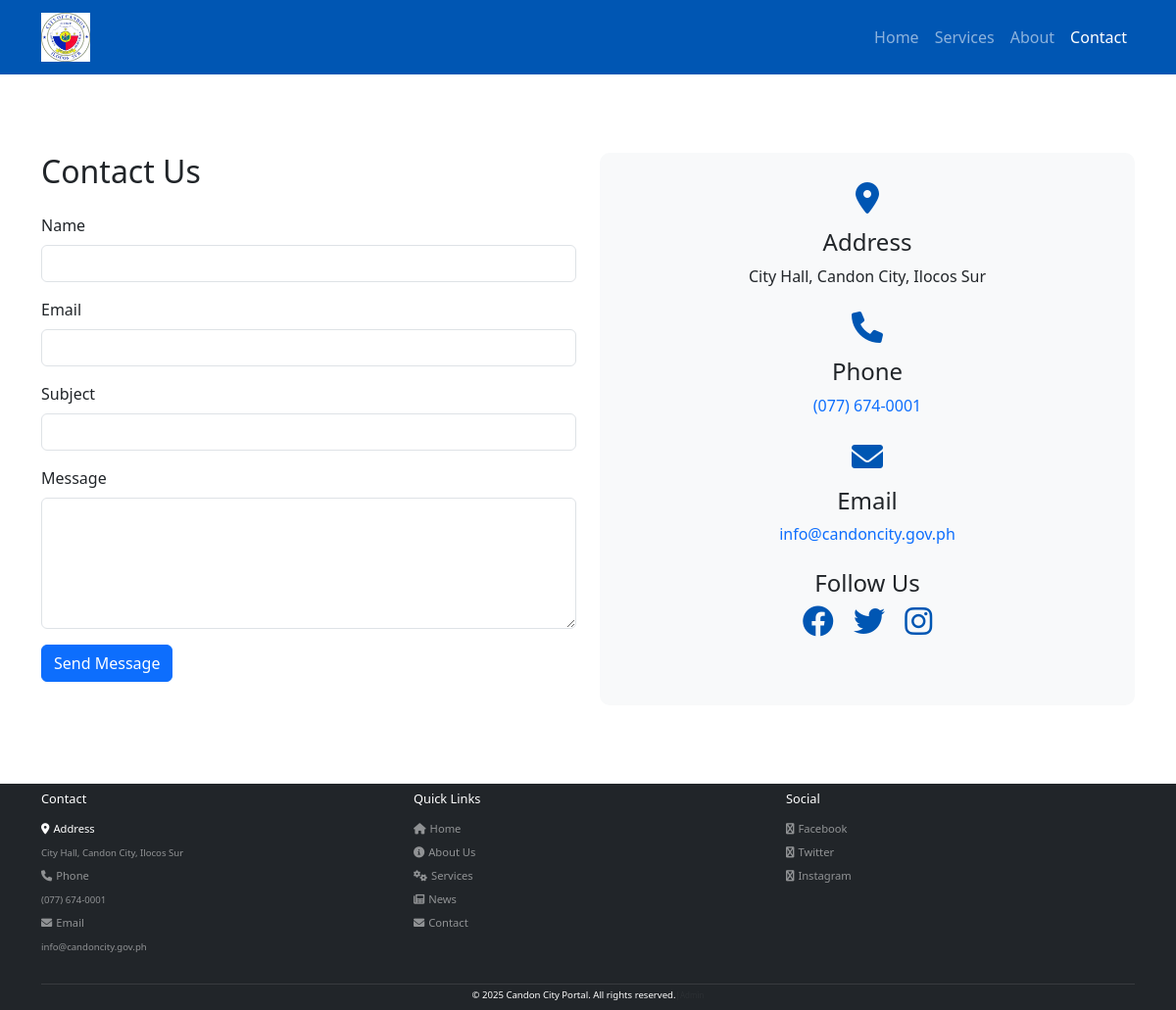
The page /contact.php on the database its author committed.
### tables this page shows
CREATE TABLE IF NOT EXISTS footer (
    id INT AUTO_INCREMENT PRIMARY KEY,
    section VARCHAR(50) NOT NULL,
    title VARCHAR(100) NOT NULL,
    content TEXT,
    link VARCHAR(255),
    icon VARCHAR(50),
    display_order INT DEFAULT 0,
    created_at TIMESTAMP DEFAULT CURRENT_TIMESTAMP,
    updated_at TIMESTAMP DEFAULT CURRENT_TIMESTAMP ON UPDATE CURRENT_TIMESTAMP
);

### contact.php (the view, shortened to what this page needs)
<?php
require_once 'config/database.php';
$name = '';
$email = '';
$subject = '';
$message = '';
?>
<!DOCTYPE html>
<html lang="en">
<head>
    <link href="https://cdn.jsdelivr.net/npm/bootstrap@5.3.0/dist/css/bootstrap.min.css" rel="stylesheet">
    <link rel="stylesheet" href="https://cdnjs.cloudflare.com/ajax/libs/font-awesome/6.0.0/css/all.min.css">
</head>
<body>
    <nav class="navbar navbar-expand-lg navbar-dark">
        <div class="container">
            <a class="navbar-brand" href="index.php">
                <img src="assets/img/seal.jpg" alt="Candon City Logo" height="50">
            </a>
            <div class="collapse navbar-collapse" id="navbarNav">
                <ul class="navbar-nav ms-auto">
                    <li class="nav-item">
                        <a class="nav-link" href="index.php">Home</a>
                    </li>
                    <li class="nav-item">
                        <a class="nav-link" href="index.php#services">Services</a>
                    </li>
                    <li class="nav-item">
                        <a class="nav-link" href="about.php">About</a>
                    </li>
                    <li class="nav-item">
                        <a class="nav-link active" href="contact.php">Contact</a>
                    </li>
                </ul>
            </div>
        </div>
    </nav>
    <section class="contact-section">
        <div class="container">
            <div class="row">
                <div class="col-lg-6 mb-4">
                    <h2 class="mb-4">Contact Us</h2>
                    <form method="POST" action="">
                        <div class="mb-3">
                            <label for="name" class="form-label">Name</label>
                            <input type="text" class="form-control" id="name" name="name" value="<?php echo htmlspecialchars($name); ?>" required>
                        </div>
                        <div class="mb-3">
                            <label for="email" class="form-label">Email</label>
                            <input type="email" class="form-control" id="email" name="email" value="<?php echo htmlspecialchars($email); ?>" required>
                        </div>
                        <div class="mb-3">
                            <label for="subject" class="form-label">Subject</label>
                            <input type="text" class="form-control" id="subject" name="subject" value="<?php echo htmlspecialchars($subject); ?>" required>
                        </div>
                        <div class="mb-3">
                            <label for="message" class="form-label">Message</label>
                            <textarea class="form-control" id="message" name="message" rows="5" required><?php echo htmlspecialchars($message); ?></textarea>
                        </div>
                        <button type="submit" class="btn btn-primary">Send Message</button>
                    </form>
                </div>
                <div class="col-lg-6">
                    <div class="contact-info">
                        <div class="text-center mb-4">
                            <i class="fas fa-map-marker-alt"></i>
                            <h4>Address</h4>
                            <p>City Hall, Candon City, Ilocos Sur</p>
                        </div>
                        <div class="text-center mb-4">
                            <i class="fas fa-phone"></i>
                            <h4>Phone</h4>
                            <p><a href="tel:+63776740001" class="text-decoration-none">(077) 674-0001</a></p>
                        </div>
                        <div class="text-center mb-4">
                            <i class="fas fa-envelope"></i>
                            <h4>Email</h4>
                            <p><a href="mailto:info@candoncity.gov.ph" class="text-decoration-none">info@candoncity.gov.ph</a></p>
                        </div>
                        <div class="text-center">
                            <h4>Follow Us</h4>
                            <div class="social-links">
                                <a href="https://facebook.com/candoncity" class="text-decoration-none me-3" target="_blank">
                                    <i class="fab fa-facebook fa-2x"></i>
                                </a>
                                <a href="https://twitter.com/candoncity" class="text-decoration-none me-3" target="_blank">
                                    <i class="fab fa-twitter fa-2x"></i>
                                </a>
                                <a href="https://instagram.com/candoncity" class="text-decoration-none" target="_blank">
                                    <i class="fab fa-instagram fa-2x"></i>
                                </a>
                            </div>
                        </div>
                    </div>
                </div>
            </div>
        </div>
    </section>
    <footer class="bg-dark text-white py-2">
        <div class="container">
            <div class="row">
                <?php
                try {
                    $stmt = $pdo->query("SELECT * FROM footer ORDER BY section, display_order");
                    $footer_items = $stmt->fetchAll(PDO::FETCH_ASSOC);
                    $footer_sections = [];
                    foreach ($footer_items as $item) {
                        $footer_sections[$item['section']][] = $item;
                    }
                    foreach ($footer_sections as $section => $items) {
                        echo '<div class="col-md-4 mb-2">';
                        echo '<h6 class="mb-2" style="font-size: 0.8rem;">' . ucwords(str_replace('_', ' ', $section)) . '</h6>';
                        echo '<ul class="list-unstyled">';
                        foreach ($items as $item) {
                            echo '<li class="mb-0">';
                            if (!empty($item['link'])) {
                                echo '<a href="' . htmlspecialchars($item['link']) . '" class="text-white-50 text-decoration-none" style="font-size: 0.7rem;">';
                            }
                            if (!empty($item['icon'])) {
                                echo '<i class="fas ' . htmlspecialchars($item['icon']) . ' me-1" style="font-size: 0.7rem;"></i>';
                            }
                            echo '<span style="font-size: 0.7rem;">' . htmlspecialchars($item['title']) . '</span>';
                            if (!empty($item['content'])) {
                                echo '<br><small class="text-white-50" style="font-size: 0.6rem;">' . htmlspecialchars($item['content']) . '</small>';
                            }
                            if (!empty($item['link'])) {
                                echo '</a>';
                            }
                            echo '</li>';
                        }
                        echo '</ul>';
                        echo '</div>';
                    }
                } catch (PDOException $e) {
                    ?>
                    <div class="col-md-4 mb-2">
                        <h6 class="mb-2" style="font-size: 0.8rem;">Contact Us</h6>
                        <ul class="list-unstyled">
                            <li class="mb-0">
                                <i class="fas fa-map-marker-alt me-1" style="font-size: 0.7rem;"></i>
                                <span style="font-size: 0.7rem;">City Hall, Candon City, Ilocos Sur</span>
                            </li>
                            <li class="mb-0">
                                <a href="tel:+63776740001" class="text-white-50 text-decoration-none" style="font-size: 0.7rem;">
                                    <i class="fas fa-phone me-1" style="font-size: 0.7rem;"></i>
                                    (077) 674-0001
                                </a>
                            </li>
                            <li class="mb-0">
                                <a href="mailto:info@candoncity.gov.ph" class="text-white-50 text-decoration-none" style="font-size: 0.7rem;">
                                    <i class="fas fa-envelope me-1" style="font-size: 0.7rem;"></i>
                                    info@candoncity.gov.ph
                                </a>
                            </li>
                        </ul>
                    </div>
                    <div class="col-md-4 mb-2">
                        <h6 class="mb-2" style="font-size: 0.8rem;">Quick Links</h6>
                        <ul class="list-unstyled">
                            <li class="mb-0">
                                <a href="/" class="text-white-50 text-decoration-none" style="font-size: 0.7rem;">
                                    <i class="fas fa-home me-1" style="font-size: 0.7rem;"></i>
                                    Home
                                </a>
                            </li>
                            <li class="mb-0">
                                <a href="/about" class="text-white-50 text-decoration-none" style="font-size: 0.7rem;">
                                    <i class="fas fa-info-circle me-1" style="font-size: 0.7rem;"></i>
                                    About Us
                                </a>
                            </li>
                            <li class="mb-0">
                                <a href="/services" class="text-white-50 text-decoration-none" style="font-size: 0.7rem;">
                                    <i class="fas fa-cogs me-1" style="font-size: 0.7rem;"></i>
                                    Services
                                </a>
                            </li>
                            <li class="mb-0">
                                <a href="/news" class="text-white-50 text-decoration-none" style="font-size: 0.7rem;">
                                    <i class="fas fa-newspaper me-1" style="font-size: 0.7rem;"></i>
                                    News
                                </a>
                            </li>
                            <li class="mb-0">
                                <a href="/contact" class="text-white-50 text-decoration-none" style="font-size: 0.7rem;">
                                    <i class="fas fa-envelope me-1" style="font-size: 0.7rem;"></i>
                                    Contact
                                </a>
                            </li>
                        </ul>
                    </div>
                    <div class="col-md-4 mb-2">
                        <h6 class="mb-2" style="font-size: 0.8rem;">Follow Us</h6>
                        <ul class="list-unstyled">
                            <li class="mb-0">
                                <a href="https://facebook.com/candoncity" class="text-white-50 text-decoration-none" style="font-size: 0.7rem;" target="_blank">
                                    <i class="fab fa-facebook me-1" style="font-size: 0.7rem;"></i>
                                    Facebook
                                </a>
                            </li>
                            <li class="mb-0">
                                <a href="https://twitter.com/candoncity" class="text-white-50 text-decoration-none" style="font-size: 0.7rem;" target="_blank">
                                    <i class="fab fa-twitter me-1" style="font-size: 0.7rem;"></i>
                                    Twitter
                                </a>
                            </li>
                            <li class="mb-0">
                                <a href="https://instagram.com/candoncity" class="text-white-50 text-decoration-none" style="font-size: 0.7rem;" target="_blank">
                                    <i class="fab fa-instagram me-1" style="font-size: 0.7rem;"></i>
                                    Instagram
                                </a>
                            </li>
                        </ul>
                    </div>
                    <?php
                }
                ?>
            </div>
            <hr class="my-1" style="opacity: 0.1;">
            <div class="text-center">
                <p class="mb-0" style="font-size: 0.6rem;">&copy; <?php echo date('Y'); ?> Candon City Portal. All rights reserved.<span style="color: rgba(255,255,255,0.05); font-size: 0.5rem;">|</span><a href="admin/login.php" style="color: rgba(255,255,255,0.05); text-decoration: none; font-size: 0.5rem;">Admin</a></p>
            </div>
        </div>
    </footer>
</body>
</html>

### contact.php (style rules this page uses)
:root { --primary-color: #0056b3; --secondary-color: #28a745; }
body { font-family: 'Segoe UI', Tahoma, Geneva, Verdana, sans-serif; }
.navbar { background-color: var(--primary-color); }
.contact-section { padding: 80px 0; }
.contact-info { background-color: #f8f9fa; padding: 30px; border-radius: 10px; height: 100%; }
.contact-info i { font-size: 2rem; color: var(--primary-color); margin-bottom: 15px; }
footer { background-color: var(--primary-color); color: white; }

### rows shown on the page
footer: title "Address", content "City Hall, Candon City, Ilocos Sur"
footer: title "Phone", content "(077) 674-0001"
footer: title "Email", content "info@candoncity.gov.ph"
footer: title "Home"
footer: title "About Us"
footer: title "Services"
footer: title "News"
footer: title "Contact"
footer: title "Facebook"
footer: title "Twitter"
footer: title "Instagram"

### other values the page prints
str_replace('_', ' ', $section) "Contact"
str_replace('_', ' ', $section) "Quick Links"
str_replace('_', ' ', $section) "Social"
